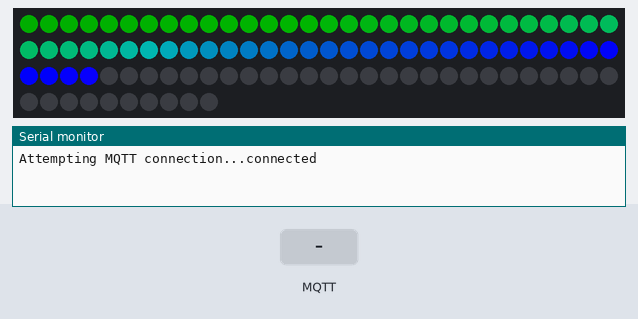
Simulated run of this sketch. Board: Arduino Uno, built with avr-gcc and run on an emulated ATmega328P. Parts: 100 RGB LEDs in strip order, left to right, continuing on the next row, the last lines printed to the serial monitor. The inputs (shaded band) are chosen by the test bench. Dim RGB values are drawn brighter than linear; WiFi joins after 1.5 s; servers stay silent unless stated; no MQTT or app messages arrive unless stated.

Above: at 2.7 s.
2.8 s: MQTT message "Mode_Select" arrives on the first subscribed topic
At 5.5 s:
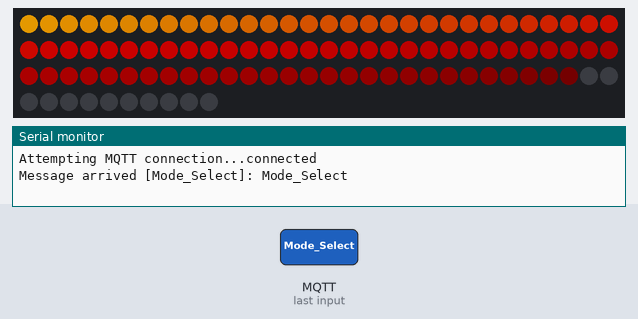
6.1 s: MQTT message "1" arrives on the first subscribed topic
At 6.25 s:
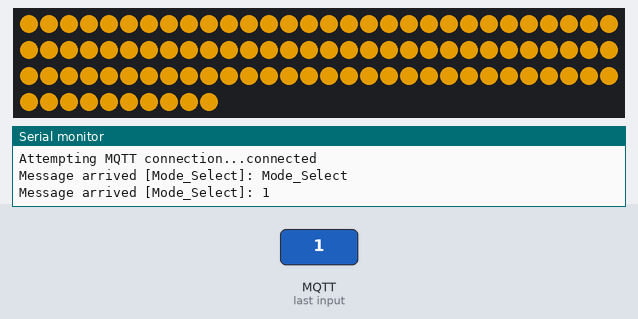
9.4 s: MQTT message "Mode_Select" arrives on the second subscribed topic
At 9.58 s:
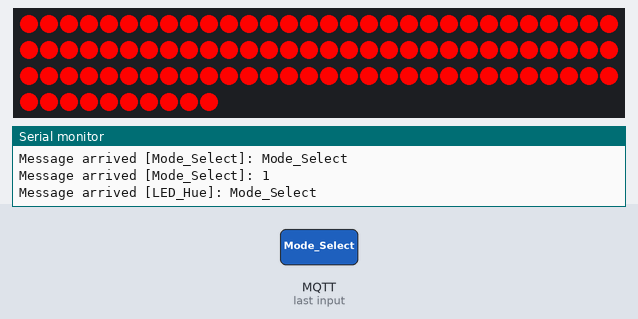
12.7 s: MQTT message "Mode_Select" arrives on the third subscribed topic
At 13.4 s:
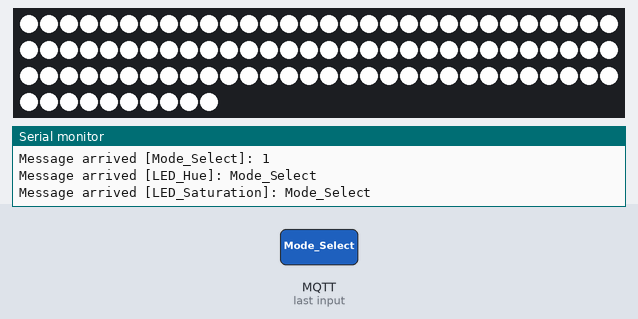
16.0 s: MQTT message "1" arrives on the third subscribed topic
Timing chart, 0 to 19.0 s (numbered marks = the images above; inputs shaded):
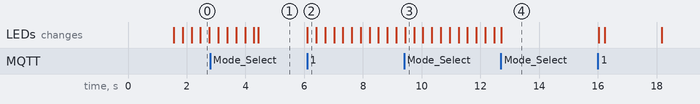

Measured:
- after the input at 2.8 s, the LEDs: first differ from a run without the input after 1.6 s (image 1)
- after the input at 6.1 s, the LEDs: change at once (image 2)
- after the input at 12.7 s, the LEDs: change at once (image 4)

The sketch:

LED_MQTT.ino
```cpp
#include <FastLED.h>
#include <Ethernet.h>
#include <PubSubClient.h>

#define NUM_LEDS 100      //Define how many leds in your strip
#define DATA_PIN 3        //Pin to connect DATA LED on the arduino
//#define CLOCK_PIN 13    //Pin to connect Clock LED on the arduino

//HSV configuration
int LED_Hue = 100;        //Initialize Hue is the 'angle' around a color wheel (0-255)
int LED_Saturation = 255; //Initialize Saturation is how 'rich' (versus pale) the color is (0-255)
int LED_Value = 255;      //Initialize Value is how 'bright' (versus dim) the color is (0-255)

int Mode_Select = 2;      //Initialize Mode selection for the patern of LED strip (1-4)
int LED_Select = 4;       //Initialize LED_Select for LED designation in the case switch

CRGBArray<NUM_LEDS> leds; // Define the array of leds
static uint8_t hue = 0;
byte mac[] = {0x11,0xED,0x1E,0x1F,0xFF,0xEF}; // Set your MAC address to a unique value in your network
IPAddress dnServer(172, 16, 0, 1);            // set the dns server ip
IPAddress gateway(172, 16, 0, 1);             // set the router's gateway address
IPAddress subnet(255, 255, 0, 0);             // set the subnet mask
IPAddress ip(172, 16, 11, 1);                 // set the IP address to a unique value in your network
IPAddress server(172, 16, 10, 1);             //set the IP address of your MQTT server
EthernetClient ethClient;
PubSubClient client(ethClient);

// function that pickup the MQTT massage from the lestening topic
void callback(char* topic, byte* payload, unsigned int length) {
  Serial.println();
  Serial.print("Message arrived [");
  Serial.print(topic);
  Serial.print("]: ");
  char message_buff[length];
  int PLD;                            //initialize PLD: value of the Payload
  for (int i=0; i<length; i++) {
    Serial.print((char)payload[i]);
    message_buff[i] = payload[i];     //create a buffer message with payload
  }
  PLD = atoi(message_buff);           //copy buffer message to PLD (convert to int)
  if(strcmp(topic,"Mode_Select") == 0) Mode_Select = PLD;
  if(strcmp(topic,"LED_Hue") == 0) LED_Hue = PLD;
  if(strcmp(topic,"LED_Saturation") == 0) LED_Saturation = PLD;
  if(strcmp(topic,"LED_Value") == 0) LED_Value = PLD;
  FastLED.clear();
}

void fadeall() {
  for(int i = 0; i < NUM_LEDS; i++) {
    leds[i].nscale8(250);
  }
}

//Function to reconnect to MQTT server
void reconnect() {
  // Loop until we're reconnected
  while (!client.connected()) {
    Serial.print("Attempting MQTT connection...");
    // Attempt to connect
    if (client.connect("arduinoClient2", "User", "Password")) { //type the User and Password for your MQTT broker
      Serial.println("connected");
      client.subscribe("Mode_Select");
      client.subscribe("LED_Hue");
      client.subscribe("LED_Saturation");
      client.subscribe("LED_Value");
    }
    else {
      Serial.print("failed, rc=");
      Serial.print(client.state());
      Serial.println(" try again in 5 seconds");
      // Wait 5 seconds before retrying
      delay(5000);
    }
  }
}

void setup() {
  Serial.begin(115200);
  if (Ethernet.begin(mac) == 0) {
    Serial.println("Failed to configure Ethernet using DHCP");
    Ethernet.begin(mac, ip, dnServer, gateway, subnet);
    Serial.print("IP = ");
    Serial.println(Ethernet.localIP());
    delay(1500);          // Allow the hardware to sort itself out
  }
  client.setServer(server, 1883);
  client.setCallback(callback);
  FastLED.addLeds<NEOPIXEL, DATA_PIN>(leds, NUM_LEDS);
  reconnect();
}

void loop() {
  if (!client.connected()) reconnect();
  client.loop();
  switch (Mode_Select) {
    case 1:
      //do something when Mode_Select equals 1
      for(int i = 0; i < NUM_LEDS; i++) {                 //set CHSV for the led stripe
        leds[i] = CHSV(LED_Hue,LED_Saturation,LED_Value);
      }
      FastLED.show();                                     // Send the signal to the led stripe
      LED_Hue++;                                          //increase LED_Hue
      if(LED_Hue == 255)LED_Hue = 0;                      //reset LED_Hue if reaches max value (255)
      delay(25);
      break;
    case 2:
      //do something when Mode_Select equals 2
      for(int i = 0; i < NUM_LEDS; i++) {                     // First slide the led in one direction
        leds[i] = CHSV(LED_Hue++, LED_Saturation, LED_Value); // Set the i'th led to LED_Hue and increase the LED_Hue
        FastLED.show();                                       // Send the signal to the led stripe
        fadeall();                                            // now that we've shown the leds, fade all
        delay(10);
      }

      for(int i = (NUM_LEDS)-1; i >= 0; i--) {                // Now go in the other direction.
        leds[i] = CHSV(LED_Hue++, LED_Saturation, LED_Value); // Set the i'th led to LED_Hue value then increase LED_Hue
        FastLED.show();                                       // Send the signal to the led stripe
        fadeall();                                            // now that we've shown the leds, fade all
        delay(10);
      }
      break;
    case 3:
      //do something when Mode_Select equals 3
      for(int i = 0; i < NUM_LEDS/2; i++) {
        leds.fadeToBlackBy(40);                                 // fade everything out
        leds[i] = CHSV(LED_Hue++,LED_Saturation,LED_Value);     // let's set an led value
        leds(NUM_LEDS/2,NUM_LEDS-1) = leds(NUM_LEDS/2 - 1 ,0);  // now, let's first 20 leds to the top 20 leds,
        FastLED.delay(25);
      }
      break;
    case 4:
      //do something when Mode_Select equals 4
      for(int i = 0; i < NUM_LEDS; i++) {                 //Set all the leds to the same CHSV
        leds[i] = CHSV(LED_Hue,LED_Saturation,LED_Value);
      }
      FastLED.show();                                     // Send the signal to the led stripe
      break;
    default:
      // if nothing else matches, do the default
      // default is optional
    break;
  }
}
```
